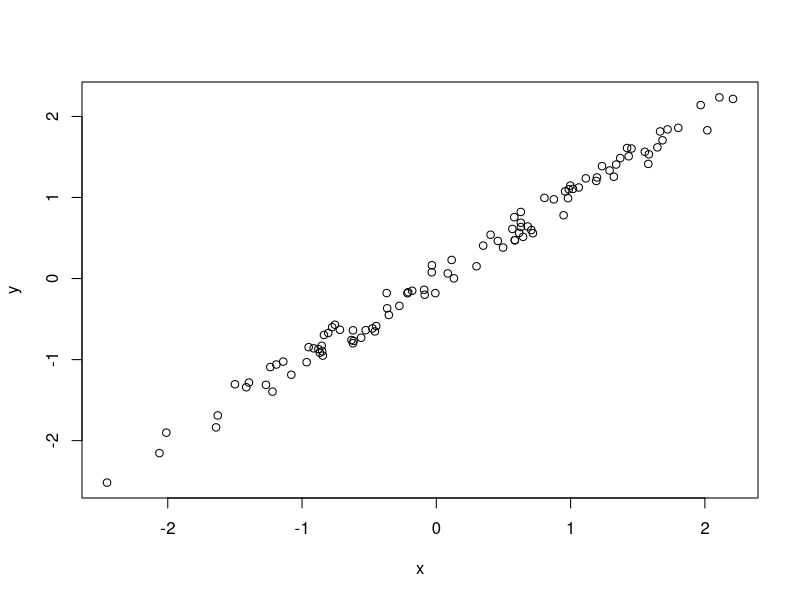
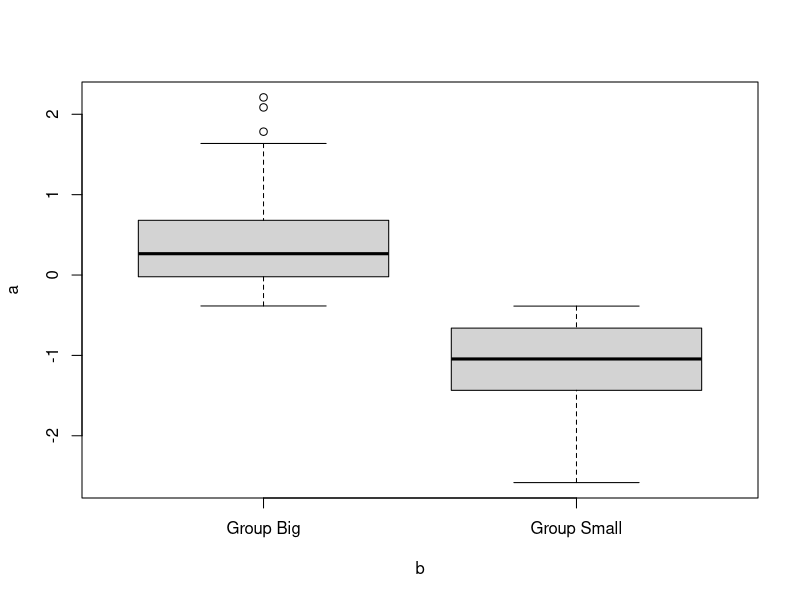

R code for these plots, in order:
## ---- chunk 1
knitr::opts_chunk$set(
  echo = TRUE,
  warning = FALSE,
  message = FALSE,
  comment = "#",
  fig.width = 8,
  fig.heigth = 8
  #R.options = list(width = 60)
)
## ---- chunk 2
#library(knitcitations)
#write.bibtex(file="/Users/serg/gdrive/academia/library.bib")
## ---- chunk 3
#install.packages("knitr",repos = "http://cran.us.r-project.org")
#library("knitr")
knitr::kable(head(iris), caption = "A glimpse of the famous *Iris* dataset.")
## ---- chunk 4
#install.packages("knitr",repos = "http://cran.us.r-project.org")
#library("knitr")
knitr::kable(mtcars[10:16, ], caption = "Now a subset of mtcars dataset.")
## ---- chunk 5
x <- rnorm(100)
y <- jitter(x, 1000)
plot(x, y)
## ---- chunk 6
a <- sort(rnorm(100))
b <- c(rep("Group Small", 35), rep("Group Big", 65))
boxplot(a ~ b)
